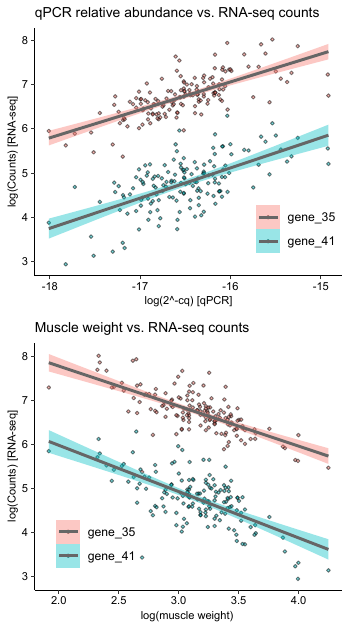

This figure's R source:

#### Suppl Figure 2 ##############

# External reference gene
# RNA to muscle tissue weight



source("./R/lib_fun.R")
source("./R/figure_source.R")





# Load leg-condition data
legs_condition <- read.csv("./data/oneThreeSetLeg.csv", sep = ";") %>%
  pivot_longer(names_to = "sets", values_to = "leg", multiple:single) %>%
  print()






### Read lambda data
counts_vs_cq <- read_delim("./data/lambda_abundance.txt", delim = ",") %>%

  
  pivot_longer(names_to = "sample", 
               values_to = "count", 
               cols =  "100-FP23w12L":"9-FP13w0L" ) %>%
  filter(X1 %in% c("gene_35", "gene_41")) %>%
  rowwise() %>%
  mutate(sample = as.character(sample), 
         subject = str_split_fixed(sample, "w", 2)[1], 
         leg = substrRight(sample, 1), 
         time = gsub(subject, "", sample), 
         time = gsub(leg, "", time)) %>%
  separate(subject, into = c("nr", "subject")) %>%
  dplyr::select(- nr) %>%
  inner_join(legs_condition) %>%
  dplyr::select(sample, subject,  leg, timepoint = time, sets, gene = X1, count) %>%
  group_by(subject, leg, timepoint, gene) %>%
  summarise(count = mean(count)) %>%

  
  inner_join(read_feather("./data/qpcrdat_replicates") %>%
               filter(target == "Lambda Kit") %>%
               group_by(subject, timepoint, leg) %>%
               summarise(cq = mean(cq, na.rm = TRUE))) %>%

  ggplot(aes(log(2^-cq), log(count), color = gene)) + geom_point() + 
  
  geom_smooth(method = "lm") + 
  
  labs(x = "log(2^-cq) [qPCR]", 
       y = "log(Counts) [RNA-seq]", 
       color = "Gene") + 
  
pl.theme() +
  theme(legend.position = c(0.9, 0.2))
  


### Alternative counts vs. cq where counts are averaged

### Read lambda data
counts_vs_cq2 <- read_delim("./data/lambda_abundance.txt", delim = ",") %>%
  
  
  pivot_longer(names_to = "sample", 
               values_to = "count", 
               cols =  "100-FP23w12L":"9-FP13w0L" ) %>%
  filter(X1 %in% c("gene_35", "gene_41")) %>%
  rowwise() %>%
  mutate(sample = as.character(sample), 
         subject = str_split_fixed(sample, "w", 2)[1], 
         leg = substrRight(sample, 1), 
         time = gsub(subject, "", sample), 
         time = gsub(leg, "", time)) %>%
  separate(subject, into = c("nr", "subject")) %>%
  dplyr::select(- nr) %>%
  inner_join(legs_condition) %>%
  dplyr::select(sample, subject,  leg, timepoint = time, sets, gene = X1, count) %>%
  group_by(subject, leg, timepoint, gene) %>%
  summarise(count = mean(count)) %>%
  
  
  inner_join(read_feather("./data/qpcrdat_replicates") %>%
               filter(target == "Lambda Kit") %>%
               group_by(subject, timepoint, leg) %>%
               summarise(cq = mean(cq, na.rm = TRUE))) %>%
  
  filter(timepoint != "w2post") %>%

  
  ggplot(aes(log(2^-cq), log(count), fill = gene)) + 
  
  geom_point(shape = 21, size = 0.9, alpha = 0.5) + 
  scale_shape_manual(values = c(21, 22)) +
  geom_smooth(method = "lm", color = "gray40") + 
  
  labs(x = "log(2^-cq) [qPCR]", 
       y = "log(Counts) [RNA-seq]", 
       color = "Gene", 
       title = "qPCR relative abundance vs. RNA-seq counts") + 
  
  pl.theme() +
  theme(legend.position = c(0.85, 0.2), 
        plot.title = element_text(size = 10))



counts_vs_cq2

###### Muscle weight vs counts ##############


### Muscle weight data 
mw <- read_excel("./data/RNAamount.xlsx") %>%
  mutate(RNA.per.mg = (conc*elution.volume) / prot.mrna1) %>% 
  filter(include == "incl") %>%
  filter(timepoint != "w2post") %>%
  dplyr::select(subject, sets, leg, weight = prot.mrna1, time = timepoint, RNA.per.mg) %>%
  mutate(tissue = 1000 / RNA.per.mg, 
         tl = log(tissue))  %>%
  print()



counts_vs_weight <- read_delim("./data/lambda_abundance.txt", delim = ",") %>%
  
  
  pivot_longer(names_to = "sample", 
               values_to = "count", 
               cols =  "100-FP23w12L":"9-FP13w0L" ) %>%
  filter(X1 %in% c("gene_35", "gene_41")) %>%
  rowwise() %>%
  mutate(sample = as.character(sample), 
         subject = str_split_fixed(sample, "w", 2)[1], 
         leg = substrRight(sample, 1), 
         time = gsub(subject, "", sample), 
         time = gsub(leg, "", time)) %>%
  separate(subject, into = c("nr", "subject")) %>%
  dplyr::select(- nr) %>%
  inner_join(legs_condition) %>%
  dplyr::select(sample, subject,  leg,  time, sets, gene = X1, count) %>%
  inner_join(mw) %>%
  
  mutate(time = factor(time, levels = c("w0", "w2pre", "w12")))  %>%
  
  ggplot(aes(log(weight), log(count), fill = gene)) + 
  geom_point(shape = 21, size = 0.9, alpha = 0.5) + 
  
  geom_smooth(method = "lm", color = "gray40") + 
  
  labs(x = "log(muscle weight) ", 
       y = "log(Counts) [RNA-seq]", 
       color = "Gene", 
       title = "Muscle weight vs. RNA-seq counts") + 
  
  pl.theme() +
  theme(legend.position = c(0.2, 0.2), 
        plot.title = element_text(size = 10))
  
  

figureS2 <- plot_grid(counts_vs_cq2, counts_vs_weight, 
                      ncol = 1, rel_heights = c(0.5, 0.5))


ggsave("figures/figureS2.pdf", plot = figureS2, width = 8.9, height = 16, 
       dpi = 600,
       units = "cm", device=cairo_pdf)
|


  

